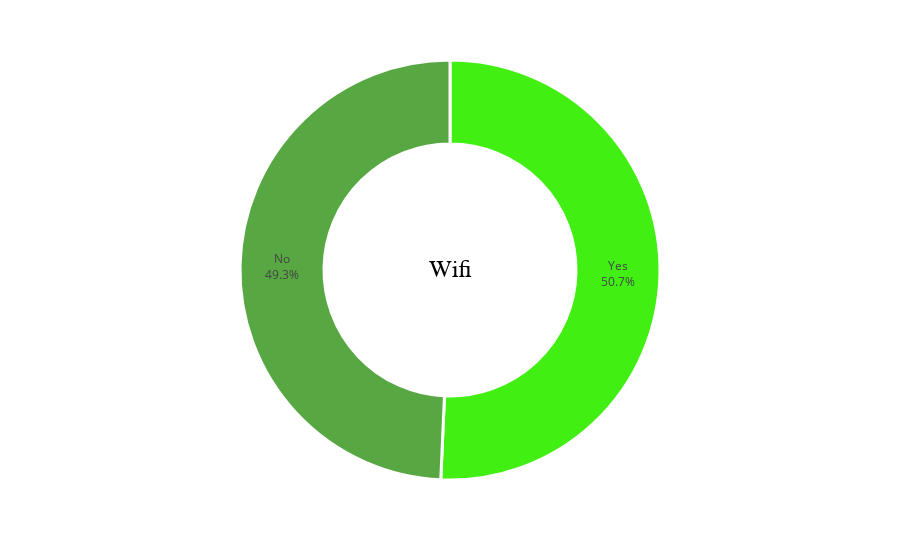

Notebook source saved alongside this figure:
### Code cell
fig = px.pie(traindf['wifi'].value_counts().reset_index(), values = 'wifi',
             names = ['Yes', 'No'])
fig.update_traces(textposition = 'inside', 
                  textinfo = 'percent + label', 
                  hole = 0.6, 
                  marker = dict(colors = ['#41EF13','#57A742'],
                                line = dict(color = 'white', width = 3)))

fig.update_layout(annotations = [dict(text = 'Wifi', 
                                      x = 0.5, y = 0.5,
                                      font_size = 24, showarrow = False, 
                                      font_family = 'Verdana',
                                      font_color = 'black')],
                  showlegend = False)
                  
fig.show()

### Figure 1 — Plotly figure (JSON) as saved in the notebook; plotly's stock layout.template omitted (floating-point values rounded to 4 significant figures)
{"data": [{"domain": {"x": [0, 1], "y": [0, 1]}, "hole": 0.6, "hovertemplate": "label=%{label}<br>wifi=%{value}<extra></extra>", "labels": ["Yes", "No"], "legendgroup": "", "marker": {"colors": ["#41EF13", "#57A742"], "line": {"color": "white", "width": 3}}, "name": "", "showlegend": true, "textinfo": "percent+label", "textposition": "inside", "type": "pie", "values": [1014, 986]}], "layout": {"annotations": [{"font": {"color": "black", "family": "Verdana", "size": 24}, "showarrow": false, "text": "Wifi", "x": 0.5, "y": 0.5}], "legend": {"tracegroupgap": 0}, "margin": {"t": 60}, "showlegend": false}}
